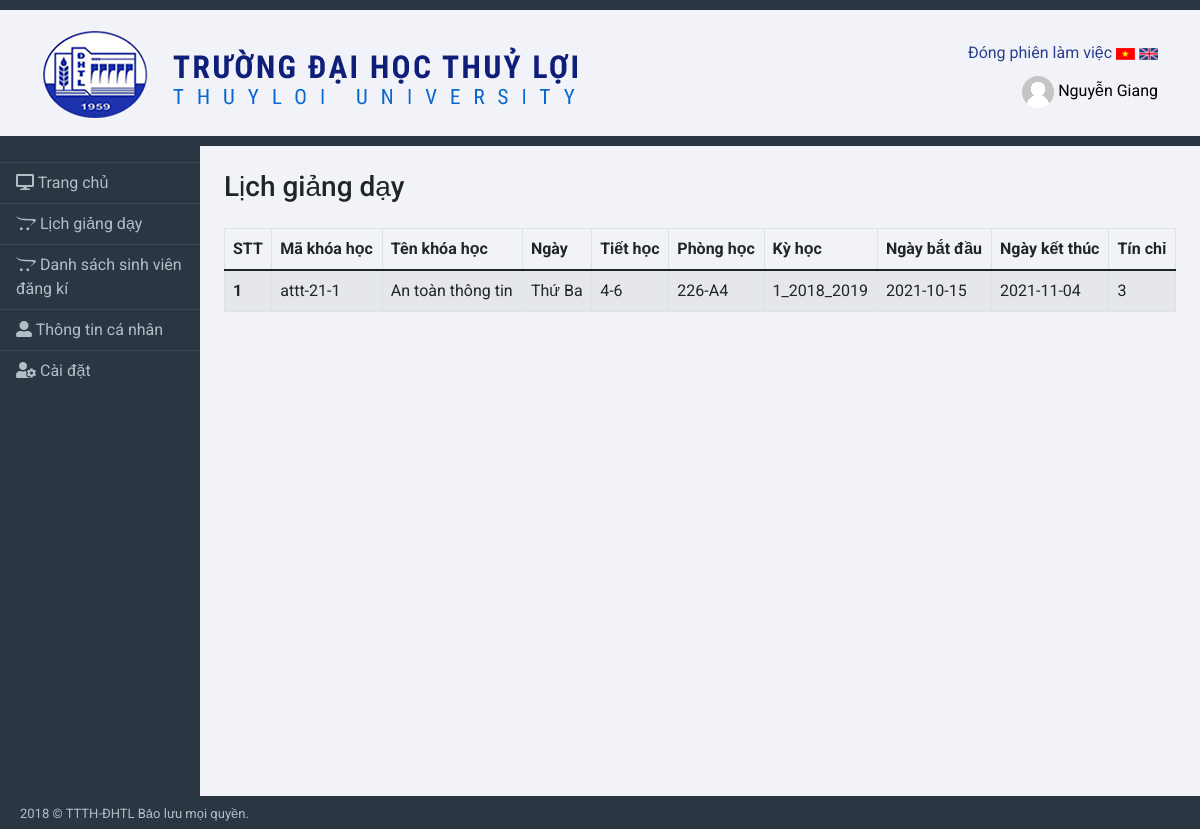
Before: /teacher_schedule.php (signed in) with the older database file.
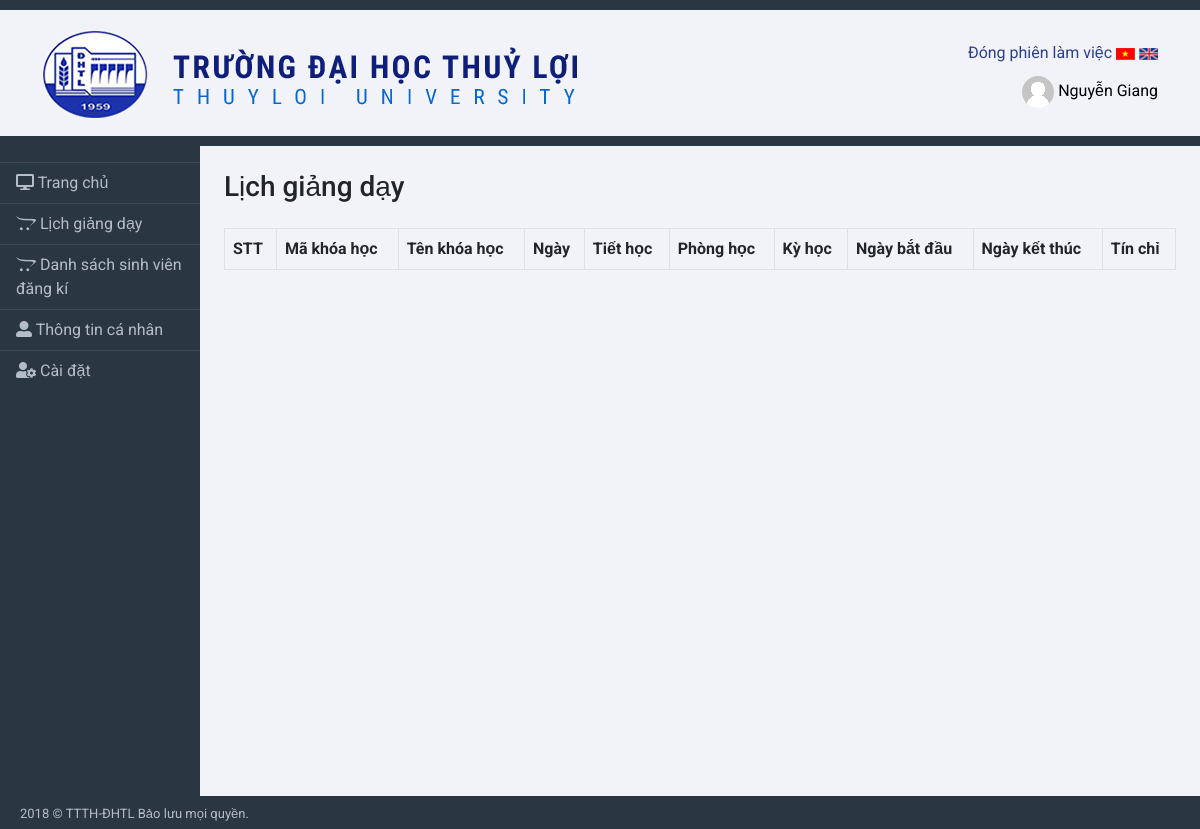
After: the same page with the newer database file.
### tables this page shows
CREATE TABLE `tbl_assign` (
  `id_assign` int(11) NOT NULL,
  `id_course` int(11) NOT NULL,
  `id_user` int(11) NOT NULL
);

CREATE TABLE `tb_course` (
  `id_course` int(11) NOT NULL,
  `code_course` varchar(50) NOT NULL,
  `name_course` varchar(50) NOT NULL,
  `days` varchar(20) NOT NULL,
  `lesson` varchar(10) NOT NULL,
  `id_room` int(11) NOT NULL,
  `id_semester` int(11) NOT NULL,
  `startdate` date NOT NULL,
  `enddate` date NOT NULL,
  `credit` int(11) NOT NULL,
  `status` int(11) NOT NULL DEFAULT 0
);

CREATE TABLE `tbl_room` (
  `id_room` int(11) NOT NULL,
  `name_room` varchar(50) NOT NULL
);

CREATE TABLE `tbl_semester` (
  `id_semester` int(11) NOT NULL,
  `name_semester` varchar(50) NOT NULL
);

### teacher_schedule.php (the view)
<?php
include('./bridge/menu.php');
?>
<div class="row">
    <div class="col-12">
        <h3>Lịch giảng dạy</h3>
        <div class="table-responsive table-responsive-md">
            <form method="POST">
                <table class="table table-striped table-hover table-bordered mt-3">
                    <thead>
                        <tr>
                            <th scope="col">STT</th>
                            <th scope="col">Mã khóa học</th>
                            <th scope="col">Tên khóa học</th>
                            <th scope="col">Ngày</th>
                            <th scope="col">Tiết học</th>
                            <th scope="col">Phòng học</th>
                            <th scope="col">Kỳ học</th>
                            <th scope="col">Ngày bắt đầu</th>
                            <th scope="col">Ngày kết thúc</th>
                            <th scope="col">Tín chỉ</th>
                        </tr>
                    </thead>
                    <tbody>
                        <?php
                        $id_user = $_SESSION['id_user'];
                        $sql = "
                        SELECT id_assign,code_course,name_course,days,lesson,startdate,enddate,name_room,name_semester,credit
                        FROM tb_users,tb_course,tbl_assign,tbl_room,tbl_semester
                        where tbl_assign.id_course=tb_course.id_course and tbl_assign.id_user = tb_users.id_user and tb_course.id_room = tbl_room.id_room and tb_course.id_semester = tbl_semester.id_semester and tbl_assign.id_user=$id_user";
                        $result = mysqli_query($conn, $sql);
                        if (mysqli_num_rows($result) > 0) {
                            $i = 1;
                            while ($row = mysqli_fetch_assoc($result)) {
                        ?>
                                <tr>
                                    <th scope="row"><?php echo $i; ?> </th>
                                    <td><?php echo $row['code_course']; ?> </td>
                                    <td><?php echo $row['name_course']; ?> </td>
                                    <td><?php echo $row['days']; ?> </td>
                                    <td><?php echo $row['lesson']; ?> </td>
                                    <td><?php echo $row['name_room']; ?> </td>
                                    <td><?php echo $row['name_semester']; ?> </td>
                                    <td><?php echo $row['startdate']; ?> </td>
                                    <td><?php echo $row['enddate']; ?> </td>
                                    <td><?php echo $row['credit']; ?> </td>
                                </tr>
                        <?php
                                $i++;
                            }
                        }
                        ?>
                    </tbody>
                </table>
            </form>
        </div>
    </div>
</div>
<?php
include('./bridge/footer.php')
?>

Changed rows visible on the page:
no longer on this page (row edited): tbl_assign: id_course.code_course "attt-21-1", id_course.name_course "An toàn thông tin", id_course.days "Thứ Ba", id_course.lesson "4-6", tbl_room.name_room "226-A4", tbl_semester.name_semester "1_2018_2019", id_course.startdate "2021-10-15", id_course.enddate "2021-11-04", id_course.credit "3"
